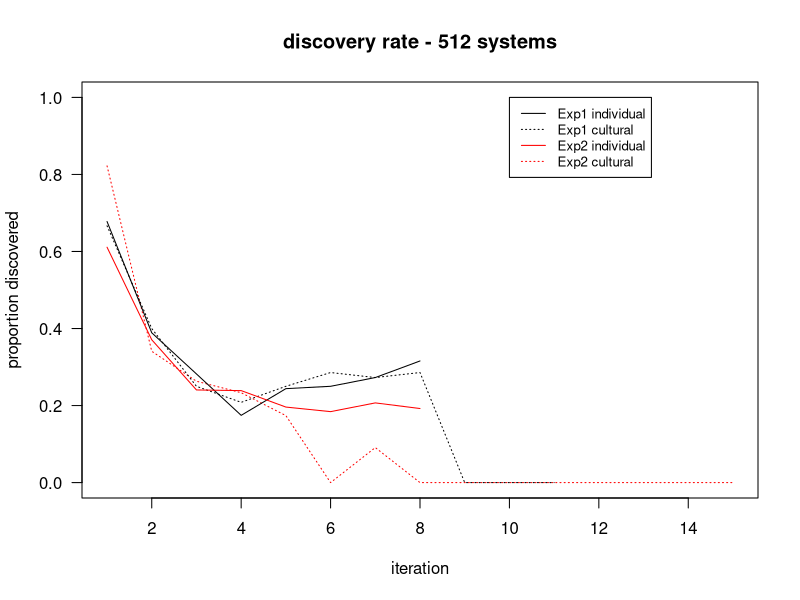
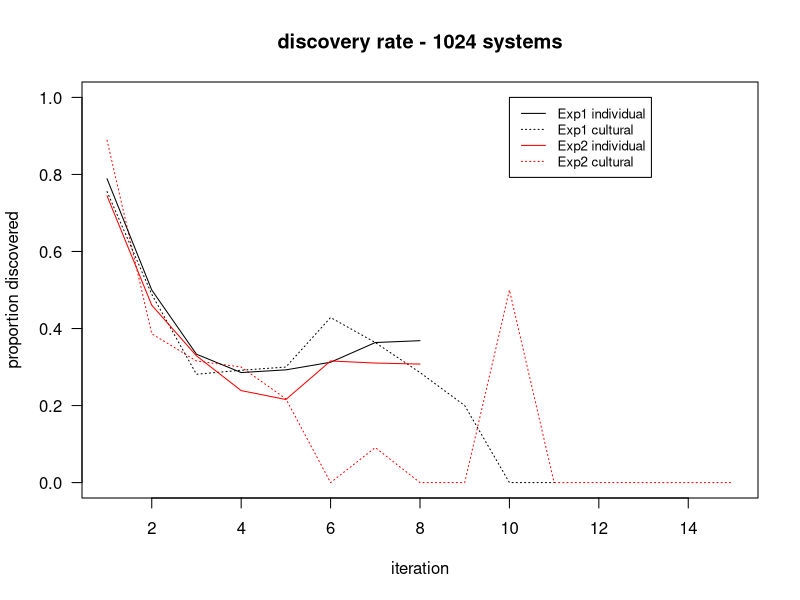
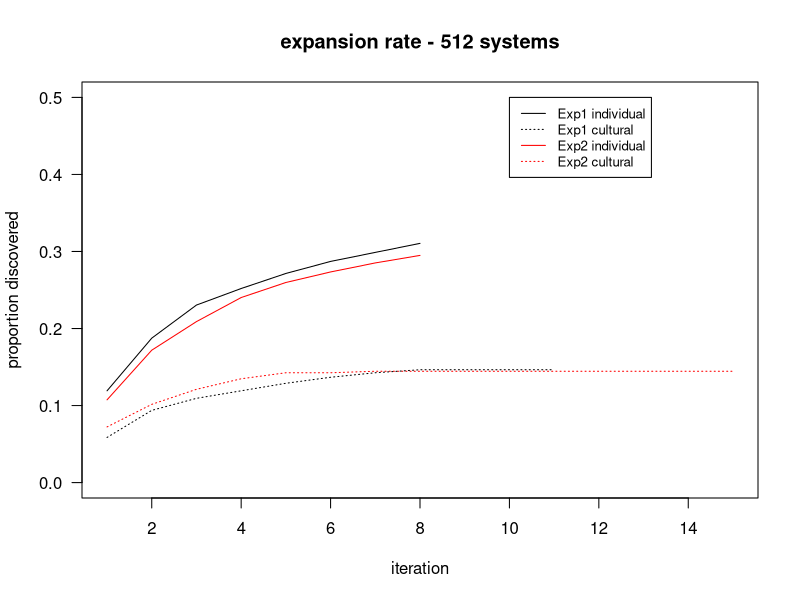
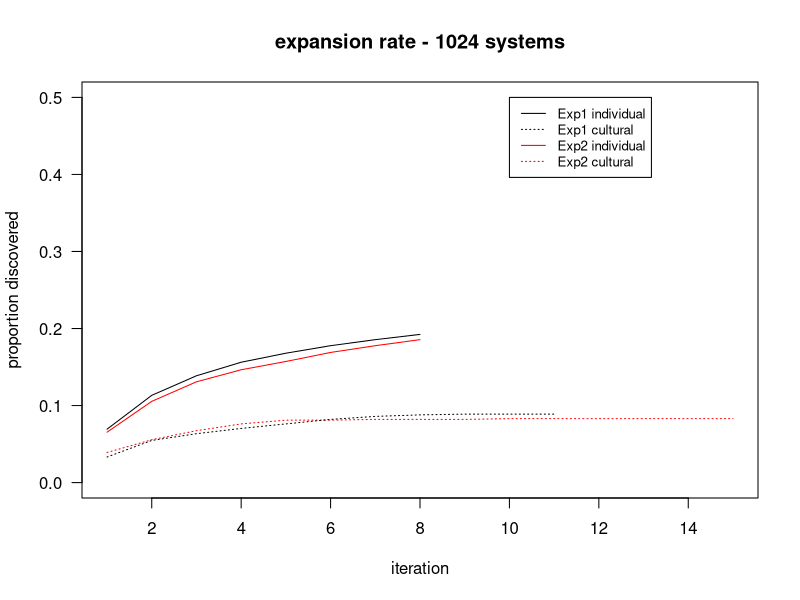
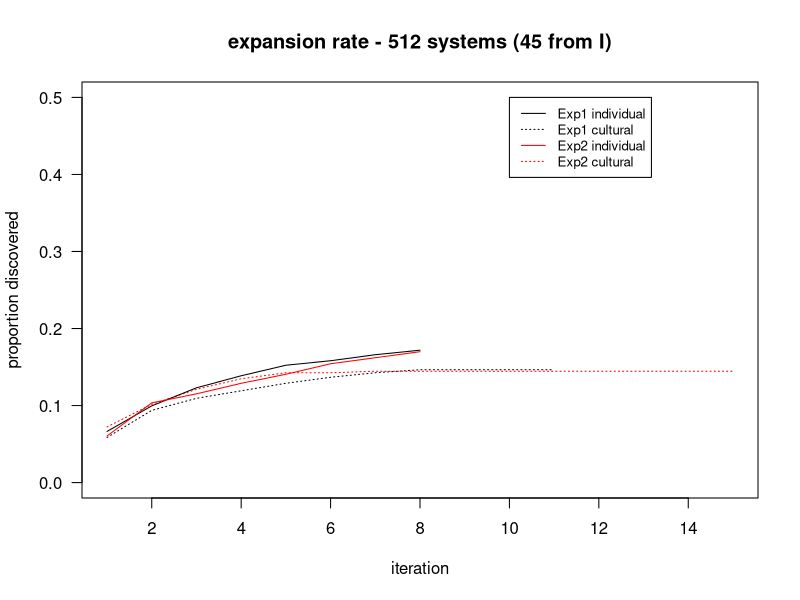
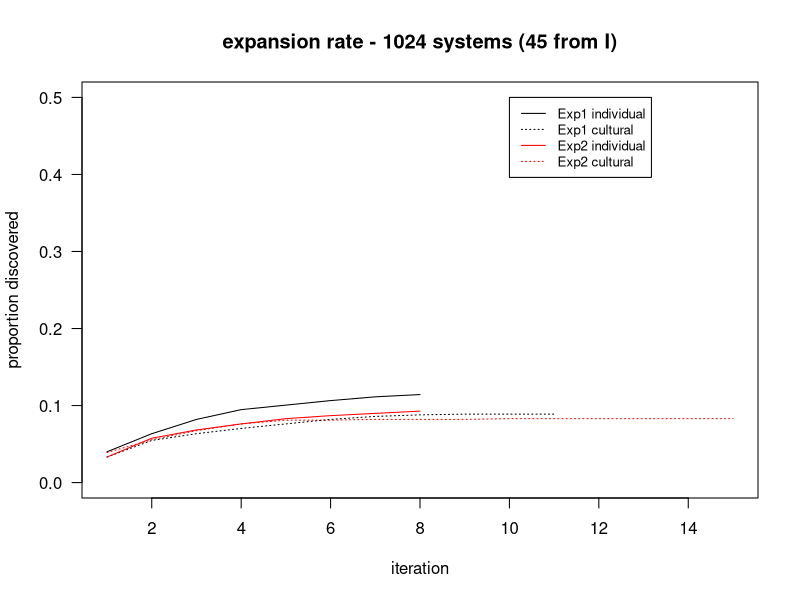

The R source for these figures, in order: (Note: this script raises an error after producing the figures.)
# read in the data from the two experiments
df1 <- read.csv("../../Data/experiment1_FINAL.csv", colClasses=c(system1024="character"))
df2 <- read.csv("../../Data/experiment2_FINAL.csv", colClasses=c(system1024="character"))

# subset by condition	
df1i <- subset(df1,condition=="I")
df1c <- subset(df1,condition=="C")
df2i <- subset(df2,condition=="I")
df2c <- subset(df2,condition=="C")

##########################################################################
# Discovery Rate
##########################################################################

# get the unique set of systems discovered in each condition
# and divide by the total number of tries (i.e. iterations) in that condition
# does one condition find more unique systems in fewer tries, or not?

# do not include the generation zero initial systems, 
# because these aren't systems that the participants produced or discovered themselves.  
# all systems in column "system512" and "system1024" is the output of each try.

# Experiment 1
length(unique(df1$system512))/nrow(df1)    # 188 / 642 = 0.293 - the probability that each try results in discovery of a new system
length(unique(df1i$system512))/nrow(df1i)  # 159 / 435 = 0.366
length(unique(df1c$system512))/nrow(df1c)  #  75 / 207 = 0.362

# Experiment 2
length(unique(df2$system512))/nrow(df2)    # 183 / 692 = 0.264 - interesting that the total % is lower
length(unique(df2i$system512))/nrow(df2i)  # 151 / 469 = 0.322 - means they had diff exploratory niches?
length(unique(df2c$system512))/nrow(df2c)  #  74 / 223 = 0.332

# there was no difference in the size of the space explored
# (but remember there was a difference in the diversity of N_bound types explored - in that violin plot)

# see way below for calculations of local and global discovery rates over time

####################################################
# Subset the systems discovered by only C, only I, and both C and I
####################################################

# Experiment 1

# what systems are in both C and I?
intersect(df1i$system512,df1c$system512)
length(unique(intersect(df1i$system512,df1c$system512)))  # 46 unique systems
# all 9 of the 1-boundary systems are in here

# what systems were only discovered in C (and not I)?  
# setdiff(a,b) returns what is in a and not in b
unique(setdiff(df1i$system512,df1c$system512))    # 113 systems in I that are not in C
unique(setdiff(df1c$system512,df1i$system512))    #  29 systems in C that are not in I
# visually, they look like a smattering of the same thing
# but do they differ by their number of boundaries?

get_n_boundaries <- function(systems) {
    require(stringr)
    boundaries01 <- str_count(systems, pattern = "01")
    boundaries10 <- str_count(systems, pattern = "10")
    return(boundaries01+boundaries10)
}

get_n_boundaries("0000011111")

both <- intersect(df1i$system512,df1c$system512)
I_only <- setdiff(df1i$system512,df1c$system512)
C_only <- setdiff(df1c$system512,df1i$system512)

# baseline number of 512 systems in each n boundaries bin: choose(n,k) where n = 9 (max bounds)
choose(9,seq(0,9))
" 0  1  2  3  4   5   6  7  8  9 = k
  1  9  36 84 126 126 84 36 9  1 = number of systems of each  k
"
# table of N boundaries in both C and I (the intersection)
table(get_n_boundaries(unique(both)))
" 1  2  3  4  5  6  7 
  9 17 11  5  1  1  2"  # all 9 of the 1-bound systems are in the intersection

# table of N boundaries for uniques in I only
table(get_n_boundaries(unique(I_only)))
" 2  3  4  5  6  7  8 
  6 29 36 28 10  3  1"

# table of N boundaries for uniques in C only
table(get_n_boundaries(unique(C_only)))
" 2  3  4  5  6  7  8 
  3 10  6  5  3  1  1 "

table(get_n_boundaries(unique(df1$system512)))
"  1  2  3  4  5  6  7  8 
   9 26 50 47 34 14  6  2 "

# the C condition is exploring proportionally more systems with N_bounds 2 & 3 than the I condition is.
# convert to proportion
table(get_n_boundaries(unique(C_only)))/29
"     2      3      4      5      6      7      8
  0.103  0.344  0.206  0.172  0.103  0.034  0.034 "

# and the I condition is exploring proportionally more systems with N_bounds 4 & 5
table(get_n_boundaries(unique(I_only)))/113
"     2      3      4      5      6      7      8
  0.053  0.256  0.318  0.247  0.088  0.026  0.008"

# this makes me think the cultural chains must be more homogenous to one another
# because they are exploring spaces that contain fewer unique category systems
# yet C and I still find the same number of category systems on average!


##########################
# rethink: should I be inlcuding the random initial systems in this or not?

# number of unique systems including the init set
length(unique(c(df1$system512,df1$system512_input)))   # 239
length(unique(c(df1i$system512,df1i$system512_input))) # 206
length(unique(c(df1c$system512,df1c$system512_input))) # 106

# each row is a try - the init systems weren't the product of a try
# I think don't include the initial sets as discoveries
# also this initial set doesn't differ between conditions - it's a random sample from the same set


##########################################################################
# Discovery rate over time
##########################################################################
# maybe ignore this section - the local and global calculations below are better

# gets the set of unique categories per iteration
itersets <- function(df_name,system_type) {
	sets <- c()  # the set of unique systems per iteration
	setsize <- 0 # the number of unique sysetms per iteration
	for (i in 1:max(df_name$iteration)) {
		if (system_type == 512) { u <- unique(subset(df_name,iteration==i)$system512) }
		if (system_type == 1024) { u <- unique(subset(df_name,iteration==i)$system1024) }
		sets <- c(sets,list(u))
	}
	setsize <- lengths(sets) # the number of unique sysetms per iteration
	return(sets)
}

# gets the total number of categories systems per iteration
itertries <- function(df_name,system_type) {
	tries <- c() # total number of tries per iteration
	for (i in 1:max(df_name$iteration)) {
		tries <- c(tries,nrow(subset(df_name,iteration==i)))
	}
	return(tries)
}

# example usage
sets <- itersets(df1i,512)
tries <- itertries(df1i,512)
setsize <- lengths(sets)
sets[[1]] # the set of category systems in iteration 1

# returns the set of systems discovered for the first time per iteration
cumulative_novel_counts <- function(itersets_result) {
	new_discoveries <- list(unique(itersets_result[[1]])) # call all of the sets in the first iteration new discoveries
	for (i in 2:length(itersets_result)) { # for each iteration, 2 to max
		all_previous <- unlist(itersets_result[1:(i-1)])
		current_set <- unlist(itersets_result[i])
		n <- setdiff(current_set,all_previous) # returns what is in current_set and not in all_previous
		new_discoveries <- c(new_discoveries,list(n))
	}
	return(new_discoveries)
}

# example usage
cumulative_novel_counts(sets)

# the percentage of new systems discovered, out of the total discovery attempts in that iteration
cumulative_discovery_rate <- function(df_name,system_type) {
	new_discoveries <- cumulative_novel_counts(itersets(df_name,system_type))
	tries <- itertries(df_name,system_type)
	return(lengths(new_discoveries)/tries)
}

# plot percentage of tries that yielded a novel discovery per iteration
rate_plot <- function(e1i,e1c,e2i,e2c,title,ymax) {
	time <- seq(1,15)
	plot(time,e2c,las=1,ylim=c(0,ymax),type="l",lty="dotted",col="red",ylab="proportion discovered",xlab="iteration",main=title)
	lines(e1i,type="l")
	lines(e1c,type="l",lty="dotted")
	lines(e2i,type="l",col="red")
	legend(10, ymax, cex=0.8, legend=c("Exp1 individual", "Exp1 cultural","Exp2 individual", "Exp2 cultural"), 
		   col=c("black", "black","red", "red"), 
		   lty=c("solid","dotted","solid","dotted"))
}

################################################
# Discovery rate per iteration - 512 system
################################################

# Experiment 1
e1i_512 <- cumulative_discovery_rate(df1i,512)
e1c_512 <- cumulative_discovery_rate(df1c,512)

# Experiment 2
e2i_512 <- cumulative_discovery_rate(df2i,512)
e2c_512 <- cumulative_discovery_rate(df2c,512)

rate_plot(e1i_512,e1c_512,e2i_512,e2c_512,"discovery rate - 512 systems",1)

################################################
# Discovery rate per iteration - 1024 system
################################################

# Experiment 1
e1i_1024 <- cumulative_discovery_rate(df1i,1024)
e1c_1024 <- cumulative_discovery_rate(df1c,1024)

# Experiment 2
e2i_1024 <- cumulative_discovery_rate(df2i,1024)
e2c_1024 <- cumulative_discovery_rate(df2c,1024)

rate_plot(e1i_1024,e1c_1024,e2i_1024,e2c_1024,"discovery rate - 1024 systems",1)

################################################
# Take home message from this section:
# Discovery rate starts off high and slows down each iteration as more space is explored.
# After seeing these plots I realized they aren't very communicative
# instead let's plot the proportion of space explored cumulatively over time


##########################################################################
# Cumulative proportion of the space discovered over time
##########################################################################

# Out of the 512 total systems, how many have been discovered by iteration x?
# This is cumulative, ex: iteration 5 contains all uniques discovered in iteration 1-5

sets <- itersets(df1i,512)     # uniques within each iteration
cumulative_novel_counts(sets)  # uniques

lengths(cumulative_novel_counts(itersets(df1i,512)))

space_discovery <- function(df_name,system_type) {
	x <- lengths(cumulative_novel_counts(itersets(df_name,system_type)))
	discovered <- c()  # cumulative discoveries by each iteration
	for (i in 1:length(x)) {
		discovered <- c(discovered,sum(x[1:i]))
	}
	return(discovered/system_type)
}

# example usage
space_discovery(df1i,512)

################################################
# Expansion rate - 512 system
################################################

a <- space_discovery(df1i,512)
b <- space_discovery(df1c,512)
c <- space_discovery(df2i,512)
d <- space_discovery(df2c,512)

rate_plot(a,b,c,d,"expansion rate - 512 systems",0.5)

################################################
# Expansion rate - 1024 system
################################################

a <- space_discovery(df1i,1024)
b <- space_discovery(df1c,1024)
c <- space_discovery(df2i,1024)
d <- space_discovery(df2c,1024)

rate_plot(a,b,c,d,"expansion rate - 1024 systems",0.5)


################################################
# Expansion rate - 512 system (45 chains from I)
################################################

# of course the I condition discovers more systems because we give it 2x more tries.
# now randomly sample 45 chains from the I condition and re-do the plot above

sampleI45 <- function(df) { # feed it df1 or df2
	I_trajectories <- unique(subset(df,condition=="I")$trajectory)  # get all 90 chains in I
	I_trajectories_sample <- sample(I_trajectories,45) # randomly choose 45 of them
	dfI45 <- df[df$trajectory %in% I_trajectories_sample,]  # 214 or so entries
	return(dfI45)
}

a <- space_discovery(sampleI45(df1),512)
b <- space_discovery(df1c,512)
c <- space_discovery(sampleI45(df2),512)
d <- space_discovery(df2c,512)

rate_plot(a,b,c,d,"expansion rate - 512 systems (45 from I)",0.5)

# important note:
# each chain has a variable number of tries (iterations) in it
# so matching chain number doesn't actually match the number of tries
# compare:
nrow(sampleI45(df1))
nrow(df1c)

# k but I is still hitting a higher proportion of novel ones,
# even when it's total tries is lower than the tries in C (always 207 above)
# (run the above code over and over to see this)

# I need to get confidence intervals for these lines.
# It kinda looks like I is exploring a larger portion of the space over time
# But again - C and I both find 1 system per 3 tries in the aggregate.
# What's up with that?

################################################
# Expansion rate - 1024 system (45 chains from I)
################################################

a <- space_discovery(sampleI45(df1),1024)
b <- space_discovery(df1c,1024)
c <- space_discovery(sampleI45(df2),1024)
d <- space_discovery(df2c,1024)

rate_plot(a,b,c,d,"expansion rate - 1024 systems (45 from I)",0.5)


##########################################################################
# Sanity check for the 1024 systems
##########################################################################

# I've been looking at the 512 systems (i.e. saying that 0000000000 and 1111111111 are the same system type)
# But let's make sure we get the same discovery rates for the 1024 systems.
# (the difference between 512 things to discover in 642 tries vs 1024 things to discover in 642 tries)

head(df1$system1024) # double check these read in correctly as strings

# Experiment 1
length(unique(df1$system1024))/nrow(df1)    # 237 / 642 = 0.369
                                            # 188 / 642 = 0.293 <- for system512
length(unique(df1i$system1024))/nrow(df1i)  # 197 / 435 = 0.453
                                            # 159 / 435 = 0.366 <- for system512
length(unique(df1c$system1024))/nrow(df1c)  #  91 / 207 = 0.440
                                            #  75 / 207 = 0.362 <- for system512

# I thought these rates should be the same because we're just doubling the discoverable systems
# but the rates are higher for the 1024 systems - because...?
# It'd hafta be something like if this process discovered 0000000000 it's more likely to discover 1111111111
# so there's some kind of contingency between the mirror image sets,
# which is probably due to the more thorough exploration of low N_bounds
# or means they really are exploring types and the labels don't matter.


##########################################################################
# Double check for the just 8
##########################################################################

df1_just8 <- subset(df1,iteration < 9)
df2_just8 <- subset(df2,iteration < 9)

df1i_just8 <- subset(df1_just8,condition=="I")
df1c_just8 <- subset(df1_just8,condition=="C")
df2i_just8 <- subset(df2_just8,condition=="I")
df2c_just8 <- subset(df2_just8,condition=="C")

# 1024 system
length(unique(df1_just8$system1024))/nrow(df1_just8)    # 237 / 633 = 0.374
length(unique(df1i_just8$system1024))/nrow(df1i_just8)  # 197 / 435 = 0.453   same
length(unique(df1c_just8$system1024))/nrow(df1c_just8)  #  90 / 198 = 0.455

# numbers in C and I got more similar to one another when you restructed analysis to the first 8 iterations

# 512 system
length(unique(df1_just8$system512))/nrow(df1_just8)     # 188 / 633 = 0.297
length(unique(df1i_just8$system512))/nrow(df1i_just8)   # 159 / 435 = 0.366   same
length(unique(df1c_just8$system512))/nrow(df1c_just8)   #  75 / 198 = 0.379

# compare above to 512 system original
length(unique(df1$system512))/nrow(df1)                 # 188 / 642 = 0.293
length(unique(df1i$system512))/nrow(df1i)               # 159 / 435 = 0.366
length(unique(df1c$system512))/nrow(df1c)               #  75 / 207 = 0.362

# numbers in C and I got less similar - C shot up higher


##########################################################################
# Local and Global Discoveries
##########################################################################

# Ok this is a better treatment of the discovery process
# Go through each system and ask: 
# is this the first discovery of this system locally in the chain?
# is this the first discovery of this system globally among all chains?

local_global_maker <- function(df,system_type) {  # system_type = 512 or 1024
	local_discovery <- c()  # is this system new to the chain? (not in previous iterations in this chain)
	global_discovery <- c() # is this system new to the world? (not in previous iterations in all chains)
	
	# loop through each system (row) in the dataframe
	for (i in 1:nrow(df)) {
	#for (i in 1:10) {
		current_system <- df[i,system_type]     # grab the current system
		current_trajectory <- df[i,]$trajectory # look up the trajectory ID of the current system (chain is for C only)
		current_iteration <- df[i,]$iteration   # look up what iteration it is
		
		# get all systems from the previous iterations in that chain
		temp <- subset(df,trajectory==current_trajectory)
		previous_local <- subset(temp,iteration<current_iteration)[[system_type]] # can be empty
		
		# check if current system already exists in the previous systems (setdiff(a,b) returns what is in a and not in b)
		n <- length(setdiff(current_system,previous_local))  # returns 0 if current_system is not new, 1 if it is
		local_discovery <- c(local_discovery,n) # add boolean value to the new column we're creating
		
		# check if the current system already exists in previous systems of ALL the chains in the respective condition
		current_condition <- df[i,]$condition
		temp <- subset(df,condition==current_condition)
		previous_global <- subset(temp,iteration<current_iteration)[[system_type]]
		n <- length(setdiff(current_system,previous_global))
		global_discovery <- c(global_discovery,n)
		
	}
	return(list(local_discovery,global_discovery))
}

# btw, here's how to access a dataframe column using a variable in place of the column name (por fin!):
system_type <- "system1024"
df1[[system_type]]

# add columns for both systems to df1
local_discovery_512 <- local_global_maker(df1,"system512")[[1]]
global_discovery_512 <- local_global_maker(df1,"system512")[[2]]
local_discovery_1024 <- local_global_maker(df1,"system1024")[[1]]
global_discovery_1024 <- local_global_maker(df1,"system1024")[[2]]
df1 <- cbind(df1,local_discovery_512,global_discovery_512,local_discovery_1024,global_discovery_1024)

head(df1)

################################################
# sanity checks

# all iteration = 1 should have discovery = 1
subset(df1,iteration==1)$local_discovery_512
subset(df1,iteration==1)$global_discovery_512
subset(df1,iteration==1)$local_discovery_1024
subset(df1,iteration==1)$global_discovery_1024

################################################
# for starters, just look at the data

df1i <- subset(df1,condition=="I")  # 435 rows
df1c <- subset(df1,condition=="C")  # 207 rows

df1i$local_discovery_1024 
df1c$local_discovery_1024

################################################

il <- df1i$local_discovery_1024 
cl <- df1c$local_discovery_1024
ig <- df1i$global_discovery_1024 
cg <- df1c$global_discovery_1024

# Is the proportion of local discoveries similar between conditions? Yes
sum(il)/length(il)  # 0.737931   local discoveries per try, I
sum(cl)/length(cl)  # 0.7536232                             C    

# Is the proportion of global discoveries similar between conditions? Yes
sum(ig)/length(ig)  # 0.5103448 global discoveries per try, I
sum(cg)/length(cg)  # 0.5120773                             C

# and it's easier to make a local discovery than a global one - which makes sense.

# the probability that any try will be a local discovery is ~ 0.75 and a global discovery is ~ 0.5

# double check that 512 is approx identical
il <- df1i$local_discovery_512 
cl <- df1c$local_discovery_512
ig <- df1i$global_discovery_512 
cg <- df1c$global_discovery_512

sum(il)/length(il)  # 0.737931   local discoveries per try, I - identical to 1024
sum(cl)/length(cl)  # 0.7536232                             C - identical to 1024   
sum(ig)/length(ig)  # 0.4482759 global discoveries per try, I
sum(cg)/length(cg)  # 0.4541063

# this makes sense:
# the local scores don't change because people don't reverse the label mapping in one chain
table(df1i$local_discovery_1024,df1i$local_discovery_512) # see, no mismatch in local scores at all
# but the global scores are lower because they do discover sister systems (ex: 0000000000 and 1111111111 are sister systems)
table(df1i$global_discovery_1024,df1i$global_discovery_512) # 27 of the 512 "olds" are new according to 1024
sum(df1i$global_discovery_1024) # 222 new 1024 systems = 195 + 27



##########################################################################
# do lmer - stick to the 1024

# is there a significant effect of condition on discovery rate or not?

#############
### LOCAL ###
#############
full <- glmer(local_discovery_1024 ~ condition * iteration + (1|trajectory), data=df1, family=binomial)
m1 <- glmer(local_discovery_1024 ~ iteration + (1|trajectory), data=df1, family=binomial)
m2 <- glmer(local_discovery_1024 ~ condition + (1|trajectory), data=df1, family=binomial)
anova(full,m1)  # full is not better, so lose condition
anova(full,m2)  # full is sig better, so keep iteration

# what I think the relationship is: as iteration goes up, fewer systems are discovered
summary(m1)
"            Estimate Std. Error z value Pr(>|z|)    
(Intercept)  3.17780    0.37819   8.403  < 2e-16 ***
iteration   -0.59201    0.09882  -5.991 2.09e-09 ***"
# with each iteration, global discovery rate goes down

# check one thing...
m0 <- glmer(local_discovery_1024 ~ condition + iteration + (1|trajectory), data=df1, family=binomial)
anova(full,m0) # well crap, marginally significant interaction... but condition doesn't matter on its own

# k well what's the effect of condition then
summary(m0)
"            Estimate Std. Error z value Pr(>|z|)    
(Intercept)  3.21300    0.41980   7.654 1.95e-14 ***
conditionI  -0.06149    0.30722  -0.200    0.841    
iteration   -0.59002    0.09919  -5.948 2.71e-09 ***"
# condition I yields fewer local discoveries - this means they must re-discover systems from earlier iterations

# prob just go with this:
summary(full)
"                     Estimate Std. Error z value Pr(>|z|)    
(Intercept)            2.7145     0.4617   5.879 4.12e-09 ***
conditionI             0.7780     0.5273   1.476   0.1400    
iteration             -0.4587     0.1111  -4.129 3.64e-05 ***
conditionI:iteration  -0.2226     0.1138  -1.955   0.0506 ."

##############
### GLOBAL ###
##############
full <- glmer(global_discovery_1024 ~ condition * iteration + (1|trajectory), data=df1, family=binomial)

summary(full)  # only iteration is significant
"                      Estimate Std. Error z value Pr(>|z|)    
(Intercept)           2.590798   0.477630   5.424 5.82e-08 ***
conditionI           -0.006004   0.546239  -0.011    0.991    
iteration            -0.845478   0.131147  -6.447 1.14e-10 ***
conditionI:iteration  0.007596   0.138264   0.055    0.956 "
# with each iteration, global discovery rate goes down

##########################################################################
# make new dataframe for plotting - stick to the 1024 systems

# plot the number of discoveries that each chain makes by the length of the chain

df <- df1

# columns:
trajectory <- c()
tries <- c()  # this is the number of iterations in the trajectory
local_discoveries <- c()
global_discoveries <- c()
condition <- c()

set_of_trajectory_IDs <- unique(df$trajectory)
length(set_of_trajectory_IDs) # 135 trajectories (45+90=135)

for (i in set_of_trajectory_IDs) {   # for each trajectory in the data
	sub <- subset(df,trajectory==i)
	trajectory <- c(trajectory,i)
	condition <- c(condition,as.character(sub[1,]$condition))
	tries <- c(tries,max(sub$iteration))
	local_discoveries <- c(local_discoveries,sum(sub$local_discovery_1024))
	global_discoveries <- c(global_discoveries,sum(sub$global_discovery_1024))
}

df_discovery <- data.frame(trajectory,condition,tries,local_discoveries,global_discoveries)

############################
# look at result

table(df_discovery$local_discoveries,df_discovery$tries)  # discoveries on left, tries on top
"   2  3  4  5  6  7  8  9 10 11
1  25  0  0  0  0  0  0  0  0  0     all chains of length 2 made 1 discovery (25 chains)
2   0 23  4  1  1  0  0  0  0  0
3   0  0 22  2  0  1  0  0  0  0
4   0  0  0 12  4  2  1  0  0  0
5   0  0  0  0  8  1  1  0  0  0
6   0  0  0  0  0  3  5  1  0  0
7   0  0  0  0  0  0  7  0  0  0
8   0  0  0  0  0  0  7  1  2  0
10  0  0  0  0  0  0  0  0  0  1"





############################
# PLOT

require("tidyverse")

# scatter plot of LOCAL discoveries
df_discovery %>% 
	ggplot(mapping = aes(x=tries,y=local_discoveries)) +
	geom_point(aes(color = factor(condition)), alpha=0.5, position = position_jitter(width=0.2, height=0.2)) +
	scale_color_manual(values = c("red", "blue")) +
	scale_x_continuous(breaks = round(seq(2, 11, by = 1),1)) +
	scale_y_continuous(breaks = round(seq(1, 10, by = 1),1)) +
	labs(title = "Number of systems discovered by chains of different lengths",
		 y = "total local discoveries",
		 x = "length of chain")

# C condition - each try yields a new local discovery
# I condition - some tries yield previous systems

# scatter plot of GLOBAL discoveries
df_discovery %>% 
	ggplot(mapping = aes(x=tries,y=global_discoveries)) +
	geom_point(aes(color = factor(condition)), alpha=0.5, position = position_jitter(width=0.2, height=0.2)) +
	scale_color_manual(values = c("red", "blue")) +
	scale_x_continuous(breaks = round(seq(2, 11, by = 1),1)) +
	scale_y_continuous(breaks = round(seq(1, 10, by = 1),1)) +
	labs(title = "Number of systems discovered by chains of different lengths",
		 y = "total global discoveries",
		 x = "length of chain")

# This result is more interesting and looks nonlinear
# I condition makes a lot of global discoveries on iteration 8
# I chains seem more likely to make a global discovery on every try than C chains are.
# Reminder: globalness is computed relative to all other systems in the SAME condition only.

# K so yeah I think the I condition is making more global discoveries because they are conducting a more diverse search.

# These plots aren't that great either - 
# I want to visualize diversity within and between chains, in each codition.
# Are the C chains more homogenous than the I chains are?
# It's hard to entertain these types of differences while knowing that C and I have the same aggregate discovery rates.

# Other note:
# It's strange there's such a crisp diagonal line (i.e. upper bound) that's consistently one less discovery that the number of tries.
# Oh yeah that's because of our convergence criteria - all chains end on the duplication and therefore not a new discovery
# sanity check those 25 chains with tries=2 - these are the chains that converged on the 2nd iteration.
subset(df_discovery,tries==2)
# one example:
subset(df1,trajectory==38)
# Also that's why chains of iteration 8 are the only chains that show 8 discoveries
# because some of those chains ended without converging due to our automatic cutoff at iteration 8.




# ex of how to include a regression line w/ggplot2 (currently one line for both conditions)
df_discovery %>% 
	ggplot(mapping = aes(x=tries,y=global_discoveries)) +
	geom_point(aes(color = factor(condition)), alpha=0.5, position = position_jitter(width=0.2, height=0.2)) +
	scale_color_manual(values = c("red", "blue")) +
	scale_x_continuous(breaks = round(seq(2, 11, by = 1),1)) +
	scale_y_continuous(breaks = round(seq(1, 10, by = 1),1)) +
	labs(title = "Number of systems discovered by chains of different lengths",
		 y = "total discoveries",
		 x = "length of chain") +
	stat_summary(fun.data=mean_cl_normal) + 
	geom_smooth(method='lm', formula= y~x)

summary(lm(global_discoveries ~ tries * condition)) # there's no effect of condition, only tries






